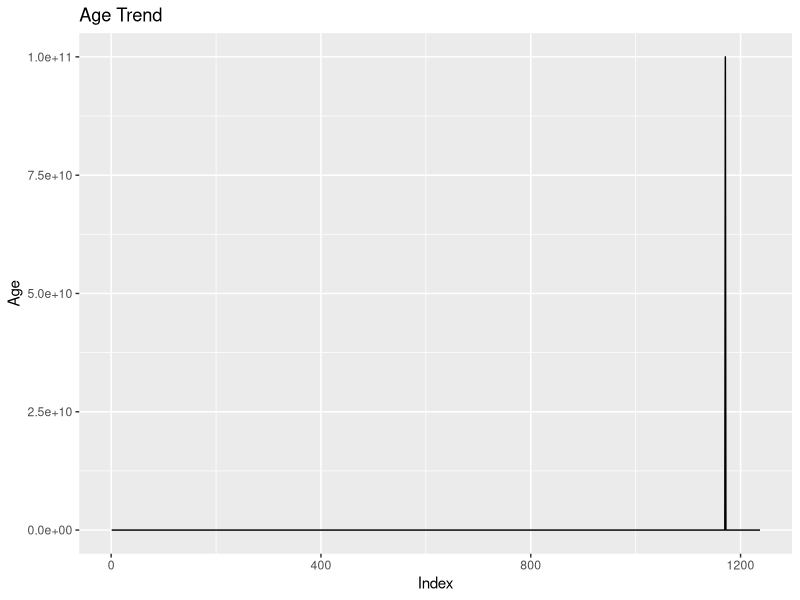
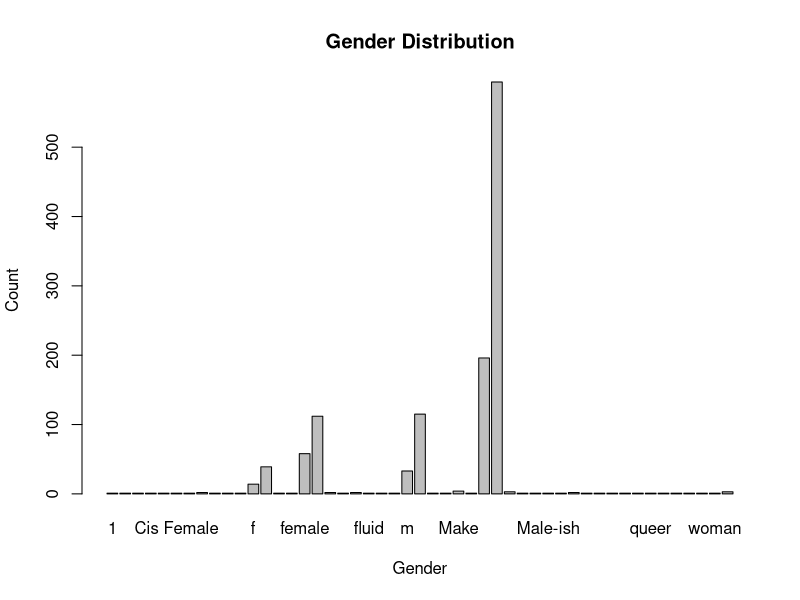
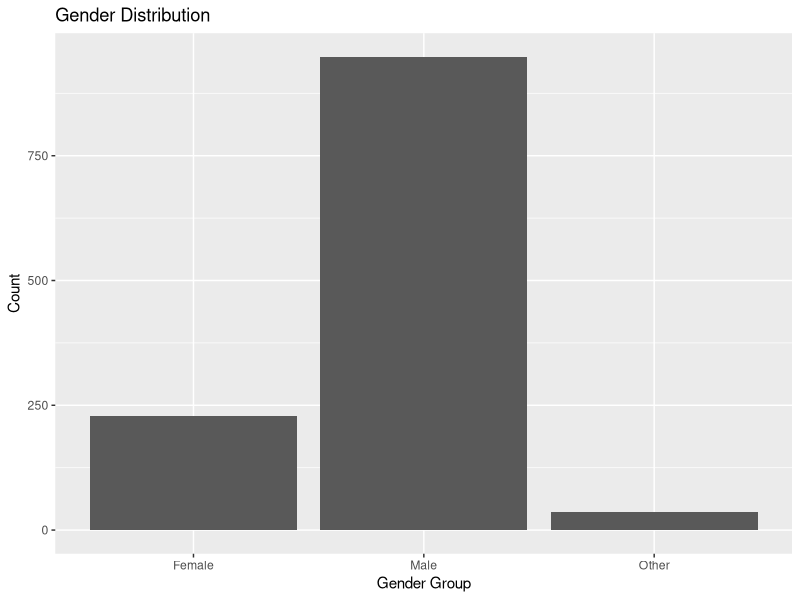
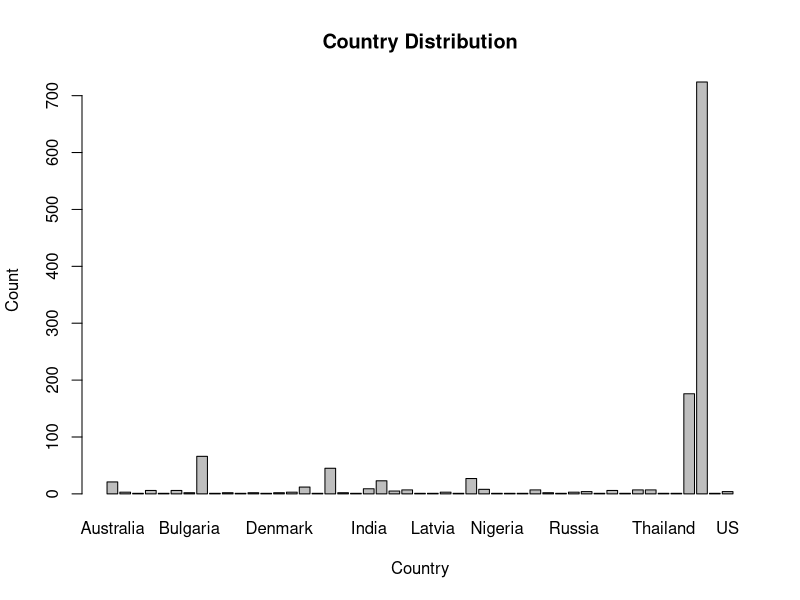

The R source for these figures, in order:
## ---- chunk 1
knitr::opts_chunk$set(echo = TRUE)
library(dplyr)
library(ggplot2)
## ---- chunk 2
# Importing the two csv files
data1<-read.csv('survey1.csv')
data2<-read.csv('survey2.csv')
dim(data1)
dim(data2)
## ---- chunk 3
# Combining the two dataframes to a single dataframe called survey
survey <- rbind(data1, data2)
dim(survey)
## ---- chunk 4
# Lets look for some missing data first
missing_data <- is.na(survey)

# Summarize missing values
summary_missing <- colSums(missing_data)

# Print the summary
print(summary_missing)
## ---- chunk 5
# droping the columns
survey <- select(survey, -comments, -state,-work_interfere,-mental_health_consequence,-phys_health_consequence,-coworkers,-supervisor,mental_health_interview,-phys_health_interview,-mental_vs_physical,-obs_consequence)
dim(survey)
head(survey)
## ---- chunk 6
# Remove rows with missing values in Age,self_employed,family_history,treatment,tech_company columns
survey <- na.omit(survey, cols = "Age","self_employed","family_history","treatment","tech_company")
dim(survey)
## ---- chunk 7
# Lets look for some missing data first
missing_data <- is.na(survey)

# Summarize missing values
summary_missing <- colSums(missing_data)

# Print the summary
print(summary_missing)
## ---- chunk 8
# Reordering the indexes
survey <- data.frame(survey, row.names = NULL)
dim(survey)
head(survey)
tail(survey)
## ---- chunk 9
str(survey)
## ---- chunk 10
summary(survey)
## ---- chunk 11
# Plotting using ggplot2
ggplot(data = survey, aes(x = seq_along(Age), y = Age)) +
  geom_line() +
  labs(x = "Index", y = "Age", title = "Age Trend")

# Remove rows with empty Timestamp cells
survey <- survey %>%
  filter(Age != "")
# Filtering the Age column
survey <- survey %>%
  filter(Age > 0, Age < 100)
dim(survey)
## ---- chunk 12
#Summary on Age column
summary(survey$Age)
## ---- chunk 13
# Remove rows with empty Timestamp cells
survey <- survey %>%
  filter(Timestamp != "")
dim(survey)
## ---- chunk 14
# Remove rows bad structure of Timestamp
survey <- survey %>%
  filter(Timestamp != "Wednesday, August 27, 2014")
dim(survey)
## ---- chunk 15
# Convert "Timestamp" to datetime type using POSIXct.
survey$Timestamp <- as.POSIXct(survey$Timestamp, format = "%m/%d/%y %H:%M")
str(survey)
## ---- chunk 16
# Remove rows with empty Gender cells
survey <- survey %>%
  filter(Gender != "")
dim(survey)

# Create a bar plot using base R
gender_counts <- table(survey$Gender)
print(gender_counts)
barplot(gender_counts, main = "Gender Distribution", xlab = "Gender", ylab = "Count")
## ---- chunk 17
# Define a function to group genders
group_genders <- function(gender) {
  gender <- tolower(gender)  # Convert to lowercase
  if (gender %in% c("male", "m", "man", "make", "cis male", "cis man")) return("Male")
  if (gender %in% c("female", "f", "woman", "cis female", "cis woman")) return("Female")
  return("Other")
}

# Apply the grouping function to the Gender column
survey$GroupedGender <- sapply(survey$Gender, group_genders)

# Create a bar plot using ggplot2
ggplot(data = survey, aes(x = GroupedGender)) +
  geom_bar() +
  labs(x = "Gender Group", y = "Count", title = "Gender Distribution")

# Drop the old Gender column
survey <- select(survey, -Gender)
dim(survey)
## ---- chunk 18
# Remove rows with empty Gender cells
survey <- survey %>%
  filter(Country != "")
dim(survey)
# We will plot and see the unique countries
country_counts <- table(survey$Country)
print(country_counts)
barplot(country_counts, main = "Country Distribution", xlab = "Country", ylab = "Count")
## ---- chunk 19
# Drop no_employees column
survey <- select(survey, columns=-no_employees)

## ---- chunk 20
# Drop the rows with empty cells
survey <- survey %>%
  filter(self_employed != "")
dim(survey)
## ---- chunk 21
# Get the counts of unique values in the "self_employed" column
self_employed_counts <- table(survey$self_employed)

# Print the counts
print(self_employed_counts)
## ---- chunk 22
# Drop the rows with empty cells
survey <- survey %>%
  filter(family_history != "")
dim(survey)
## ---- chunk 23
# Get the counts of unique values in the "self_employed" column
family_history_counts <- table(survey$family_history)

# Print the counts
print(family_history_counts)
## ---- chunk 24
# Drop the rows with empty cells
survey <- survey %>%
  filter(treatment != "")
dim(survey)
## ---- chunk 25
treatment_counts <- table(survey$treatment)

# Print the counts
print(treatment_counts)
## ---- chunk 26
# Drop the rows with '-' value
survey <- survey %>%
  filter(treatment != "-")
dim(survey)
## ---- chunk 27

# Replace values in the "treatment" column
survey$treatment <- ifelse(survey$treatment == "N", "No", ifelse(survey$treatment == "Y", "Yes", survey$treatment))
## ---- chunk 28
treatment_counts <- table(survey$treatment)

# Print the counts
print(treatment_counts)
## ---- chunk 29
# Drop the rows with empty cells
survey <- survey %>%
  filter(remote_work != "")
dim(survey)
## ---- chunk 30
remote_work_counts <- table(survey$remote_work)

# Print the counts
print(remote_work_counts)
## ---- chunk 31
# Drop the rows with '-' value
survey <- survey %>%
  filter(remote_work != "-")
dim(survey)
## ---- chunk 32
# Drop the rows with empty cells
survey <- survey %>%
  filter(tech_company != "")
dim(survey)
## ---- chunk 33
tech_company_counts <- table(survey$tech_company)

# Print the counts
print(tech_company_counts)
## ---- chunk 34
# Drop the rows with '-' value
survey <- survey %>%
  filter(tech_company != "-")
dim(survey)
## ---- chunk 35
# Drop the rows with empty cells
survey <- survey %>%
  filter(benefits != "")
dim(survey)
## ---- chunk 36
benefits_counts <- table(survey$benefits)

# Print the counts
print(benefits_counts)
## ---- chunk 37
# Clean the "benefits" column

# Define a function to group benefits
group_benefits <- function(benefit) {
  benefit <- tolower(benefit)  # Convert to lowercase
  if (benefit %in% c("don't know", " not sure")) return("Not sure")
  if (benefit %in% c(" no ")) return("No")
  if (benefit %in% c("yes")) return("Yes")
  return("Other")
}

# Apply the grouping function to the Gender column
survey$benefits <- sapply(survey$benefits, group_benefits)
benefits_counts <- table(survey$benefits)

# Print the counts
print(benefits_counts)
## ---- chunk 38
# Drop the rows with empty cells
survey <- survey %>%
  filter(care_options != "")
dim(survey)
## ---- chunk 39
care_options_counts <- table(survey$care_options)

# Print the counts
print(care_options_counts)
## ---- chunk 40
# Drop the rows with empty cells
survey <- survey %>%
  filter(wellness_program != "")
dim(survey)
## ---- chunk 41
wellness_program_counts <- table(survey$wellness_program)

# Print the counts
print(wellness_program_counts)
## ---- chunk 42
# Drop the rows with empty cells
survey <- survey %>%
  filter(seek_help != "")
dim(survey)
## ---- chunk 43
seek_help_counts <- table(survey$seek_help)

# Print the counts
print(seek_help_counts)
## ---- chunk 44
survey$seek_help <- sapply(survey$seek_help, group_benefits)
seek_help_counts <- table(survey$seek_help)

# Print the counts
print(seek_help_counts)
## ---- chunk 45
remove_empty_rows <- function(data, column_name) {
  data %>%
    filter(vars(column_name)!="")
}

survey <- remove_empty_rows(survey,anonymity)
survey <- remove_empty_rows(survey,leave)
survey <- remove_empty_rows(survey,mental_health_consequence)
survey <- remove_empty_rows(survey,phys_health_consequence)
survey <- remove_empty_rows(survey,coworkers)
survey <- remove_empty_rows(survey,supervisor)
survey <- remove_empty_rows(survey,mental_health_interview)
survey <- remove_empty_rows(survey,phys_health_interview)
survey <- remove_empty_rows(survey,mental_vs_physical)
survey <- remove_empty_rows(survey,obs_consequence)
dim(survey)
## ---- chunk 46
counts <- table(survey$anonymity)
print(counts)

## ---- chunk 47
survey$anonymity <- sapply(survey$anonymity, group_benefits)
counts <- table(survey$anonymity)

# Print the counts
print(counts)
## ---- chunk 48
write.csv(survey, file = "survey.csv", row.names = FALSE)
